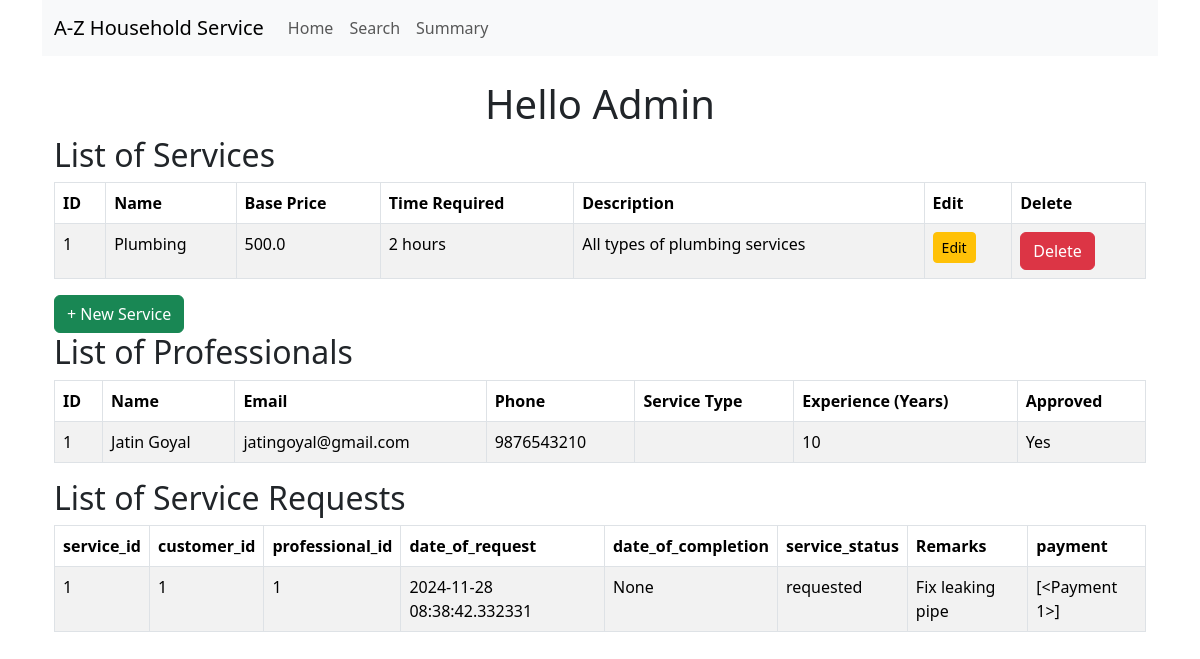
The page /admin/home on the database as committed earlier.
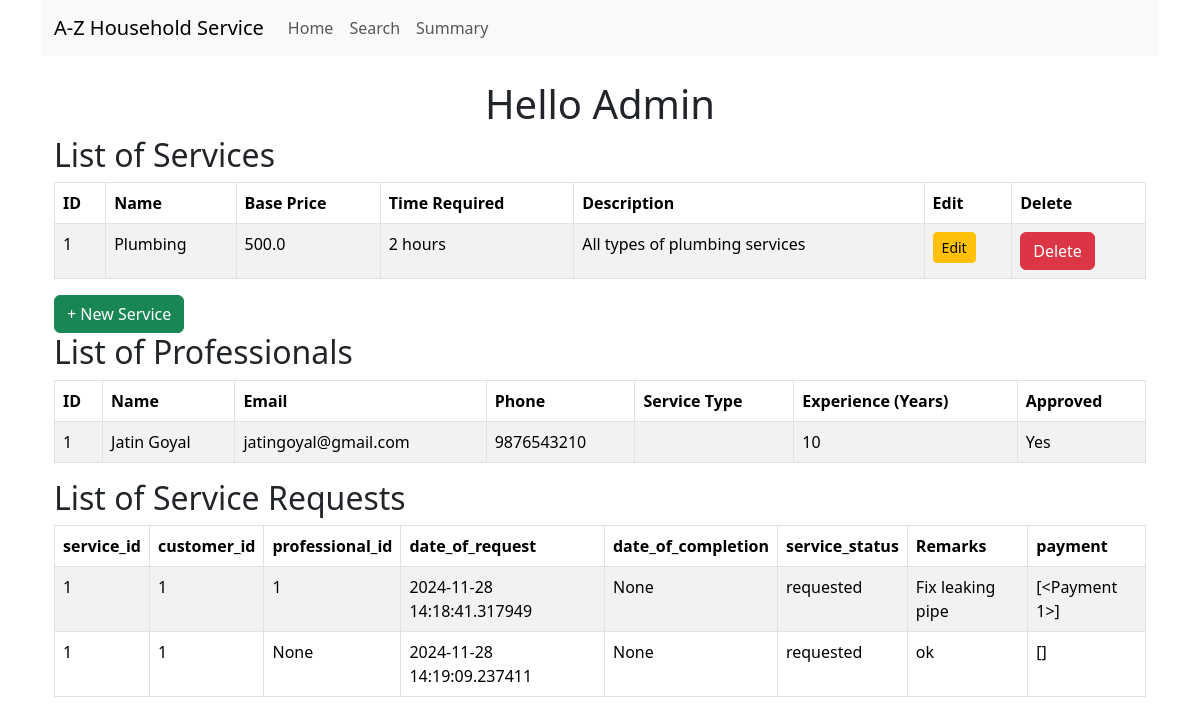
The same page on the database as committed later.
### models.py (models this page shows, shortened)
class BaseModel(db.Model):
    __abstract__ = True  # This makes it an abstract class, not a table in the database
    id = db.Column(db.Integer, primary_key=True)
    created_at = db.Column(db.DateTime, default=datetime.utcnow, nullable=False)  # Ensure it's not nullable
    modified_at = db.Column(db.DateTime, default=datetime.utcnow, onupdate=datetime.utcnow, nullable=False)  # Ensure it's not nullable

class Service(BaseModel):
    __tablename__ = 'service'
    name = db.Column(db.String(150), nullable=False)
    base_price = db.Column(db.Float, nullable=True)  # Made nullable
    time_required = db.Column(db.String(50), nullable=True)  # Made nullable
    description = db.Column(db.Text, nullable=True)  # Made nullable
    professional_id = db.Column(db.Integer, db.ForeignKey('service_professional.id'), nullable=True)
    service_type_id= db.Column(db.Integer, nullable=True)  # Made nullable
    professional = db.relationship('ServiceProfessional', backref='services', lazy=True)

class ServiceProfessional(BaseModel):
    __tablename__ = 'service_professional'
    username = db.Column(db.String(150), unique=True, nullable=False)
    password_hash = db.Column(db.String(200), nullable=False)
    name = db.Column(db.String(150), nullable=True)  # Made nullable
    email = db.Column(db.String(150), unique=True, nullable=True)  # Made nullable
    phone = db.Column(db.String(20), unique=True, nullable=True)  # Made nullable
    experience = db.Column(db.Integer, nullable=True)  # Made nullable
    description = db.Column(db.Text, nullable=True)  # Made nullable
    approved = db.Column(db.Boolean, default=False, nullable=True)  # Made nullable

class ServiceRequest(BaseModel):
    __tablename__ = 'service_request'
    service_id = db.Column(db.Integer, db.ForeignKey('service.id'), nullable=True)  # Made nullable
    customer_id = db.Column(db.Integer, db.ForeignKey('customer.id'), nullable=False)
    professional_id = db.Column(db.Integer, db.ForeignKey('service_professional.id'), nullable=True)
    date_of_request = db.Column(db.DateTime, default=datetime.utcnow, nullable=True)  # Made nullable
    date_of_completion = db.Column(db.DateTime, nullable=True)  # Made nullable
    service_status = db.Column(db.String(50), default="requested", nullable=True)  # Made nullable
    service_type_id= db.Column(db.Integer, nullable=True)  # Made nullable
    remarks = db.Column(db.Text, nullable=True)  # Made nullable
    payment = db.relationship('Payment', backref='service_request', lazy=True)

### routes.py (the view)
@app.route('/admin/home')
def admin_home():
    professionals = ServiceProfessional.query.all()
    services = Service.query.all()
    service_requests = ServiceRequest.query.all()
    return render_template(
        'admin/home.html',
        professionals=professionals,
        services=services,
        service_requests=service_requests
    )

### templates/admin/home.html (shortened to what this page needs)
{% extends 'layout.html' %}
{% block content %}
    <div class="container">
        <h1 class="text-center">Hello Admin</h1>
        <h2>List of Services</h2>
        <div class="table-responsive">
            <table class="table table-bordered table-striped">
                <thead>
                    <tr>
                        <th>ID</th>
                        <th>Name</th>
                        <th>Base Price</th>
                        <th>Time Required</th>
                        <th>Description</th>
                        <th>Edit</th>
                        <th>Delete</th>
                    </tr>
                </thead>
                <tbody>
                    {% for service in services %}
                        <tr>
                            <td>{{ service.id }}</td>
                            <td>{{ service.name }}</td>
                            <td>{{ service.base_price }}</td>
                            <td>{{ service.time_required }}</td>
                            <td>{{ service.description }}</td>
                            <td>
                                <button type="button" class="btn btn-warning btn-sm" data-bs-toggle="modal" data-bs-target="#newServiceModal"
                                        data-service-id="{{ service.id }}"
                                        data-service-name="{{ service.name }}"
                                        data-service-description="{{ service.description }}"
                                        data-service-base-price="{{ service.base_price }}"
                                        data-service-time-required="{{ service.time_required }}">
                                    Edit
                                </button>
                            </td>
                            <td>
                                <form method="post" action="delete_service/{{ service.id }}" onsubmit="return confirm('Are you sure you want to delete this service?');">
                                    <button type="submit" class="btn btn-danger">Delete</button>
                                </form>
                            </td>
                        </tr>
                    {% endfor %}
                </tbody>
            </table>
            <button type="button" class="btn btn-success pull-right" data-bs-toggle="modal" data-bs-target="#newServiceModal">
                + New Service
            </button>
        </div>
        <h2>List of Professionals</h2>
        <div class="table-responsive">
            <table class="table table-bordered table-striped">
                <thead>
                    <tr>
                        <th>ID</th>
                        <th>Name</th>
                        <th>Email</th>
                        <th>Phone</th>
                        <th>Service Type</th>
                        <th>Experience (Years)</th>
                        <th>Approved</th>
                    </tr>
                </thead>
                <tbody>
                    {% for professional in professionals %}
                        <tr>
                            <td>{{ professional.id }}</td>
                            <td>{{ professional.name }}</td>
                            <td>{{ professional.email }}</td>
                            <td>{{ professional.phone }}</td>
                            <td>{{ professional.service_type }}</td>
                            <td>{{ professional.experience }}</td>
                            <td>{{ 'Yes' if professional.approved else 'No' }}</td>
                        </tr>
                    {% endfor %}
                </tbody>
            </table>
        </div>
        <h2>List of Service Requests</h2>
        <div class="table-responsive">
            <table class="table table-bordered table-striped">
                <thead>
                    <tr>
                        <th>service_id</th>
                        <th>customer_id</th>
                        <th>professional_id</th>
                        <th>date_of_request</th>
                        <th>date_of_completion</th>
                        <th>service_status</th>
                        <th>Remarks</th>
                        <th>payment</th>
                    </tr>
                </thead>
                <tbody>
                    {% for request in service_requests %}
                        <tr>
                            <td>{{ request.service_id }}</td>
                            <td>{{ request.customer_id }}</td>
                            <td>{{ request.professional_id}}</td>
                            <td>{{ request.date_of_request  }}</td>
                            <td>{{ request.date_of_completion }}</td>
                            <td>{{ request.service_status }}</td>
                            <td>{{ request.remarks }}</td>
                            <td>{{ request.payment }}</td>
                        </tr>
                    {% endfor %}
                </tbody>
            </table>
        </div>
    </div>
    {% endblock %}

### templates/layout.html (shortened to what this page needs)
<!DOCTYPE html>
<html lang="en">
<head>
    <link rel="stylesheet" href="https://cdn.jsdelivr.net/npm/bootstrap@5.3.3/dist/css/bootstrap.min.css">
</head>
<body>
    <div class="container">
        <nav class="navbar navbar-expand-lg navbar-light bg-light">
            <div class="container-fluid">
                <a class="navbar-brand" href="#">A-Z Household Service</a>
                <div class="collapse navbar-collapse" id="navbarNav">
                    <ul class="navbar-nav">
                        <li class="nav-item"><a class="nav-link" href="#">Home</a></li>
                        <li class="nav-item"><a class="nav-link" href="#">Search</a></li>
                        <li class="nav-item"><a class="nav-link" href="#">Summary</a></li>
                    </ul>
                </div>
            </div>
        </nav>
        <div class="content mt-4">
            {% block content %}
            {% endblock %}
        </div>
    </div>
</body>
</html>

Rows that differ between the two databases and show on the page:
changed ServiceRequest "Fix leaking pipe": date_of_request "2024-11-28 08:38:42.332331" → "2024-11-28 14:18:41.317949"
added ServiceRequest: service_id "1", customer_id "1", professional_id "None", date_of_request "2024-11-28 14:19:09.237411", date_of_completion "None", service_status "requested", remarks "ok", payment "[]"
